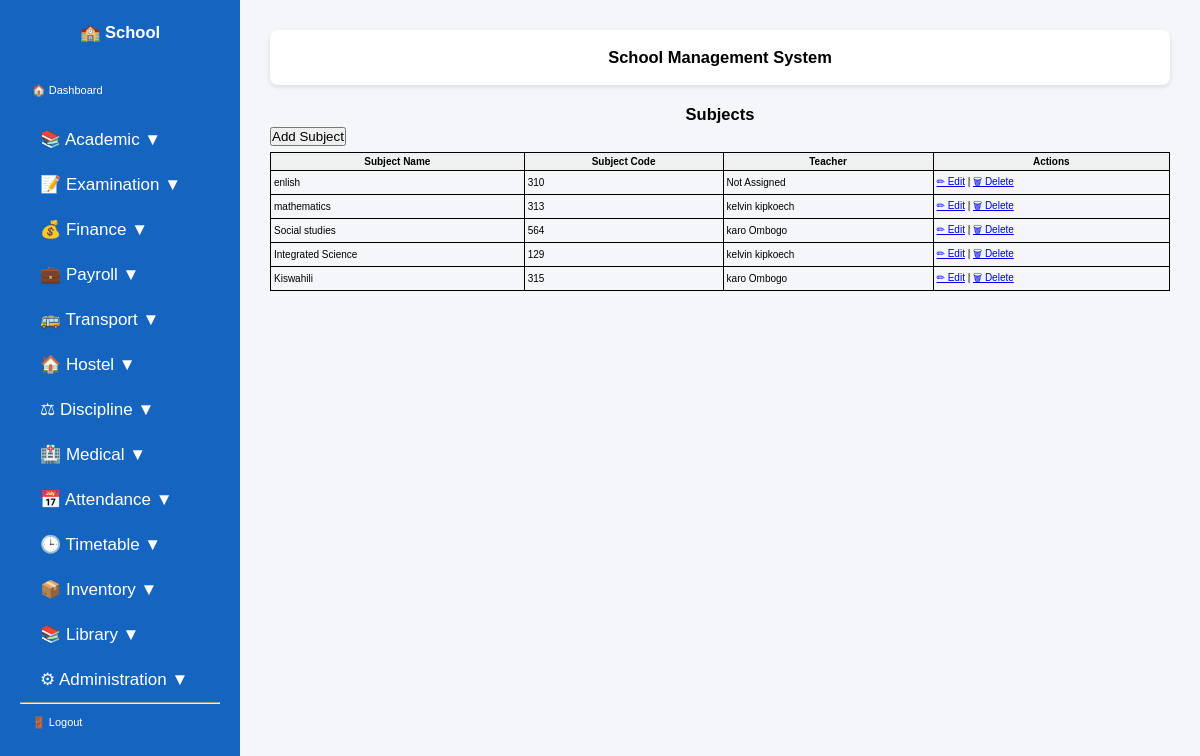
The app's page /subjects/ (signed in), older data.
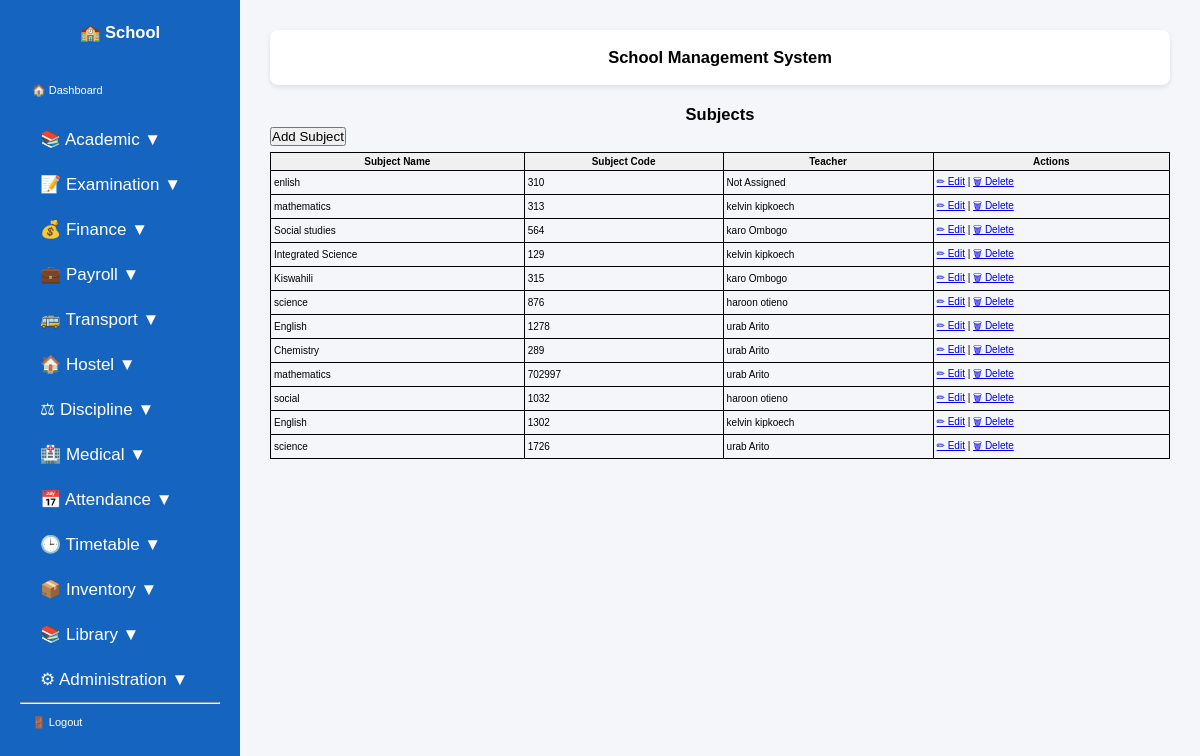
The same page, newer data.
### students/models.py (models this page shows, shortened)
class Subject(models.Model):
    name = models.CharField(max_length=100)
    code = models.CharField(max_length=20, unique=True)
    school_class = models.ForeignKey(
        SchoolClass,
        on_delete=models.CASCADE,
        related_name="subjects",
        null=True,
        blank=True,
    )
    teacher = models.ForeignKey(
        Teacher,
        on_delete=models.SET_NULL,
        null=True,
        blank=True,
        related_name="subjects",
    )

class Teacher(models.Model):
    user = models.OneToOneField(
        User,
        on_delete=models.CASCADE,
        null=True,
        blank=True,
        related_name="teacher_profile",
    )
    employee_number = models.CharField(max_length=20, unique=True)
    first_name = models.CharField(max_length=100)
    last_name = models.CharField(max_length=100)
    gender = models.CharField(max_length=10)
    phone = models.CharField(max_length=20)
    email = models.EmailField(blank=True)

### students/view_modules/academic.py (the view)
# urls.py: path("subjects/", views.subject_list, name="subject_list"),
@login_required
def subject_list(request):
    subjects = Subject.objects.all()
    return render(request, "students/subject_list.html", {
        "subjects": subjects
    })

### templates/students/subject_list.html
{% extends "base.html" %}
{% block content %}
<h2>Subjects</h2>
<p>
    <a href="{% url 'add_subject' %}">
        <button>Add Subject</button>
    </a>
</p>
<table border="1">
    <tr>
        <th>Subject Name</th>
        <th>Subject Code</th>
        <th>Teacher</th>
        <th>Actions</th>
    </tr>
    {% for subject in subjects %}
    <tr>
        <td>{{ subject.name }}</td>
        <td>{{ subject.code }}</td>
        <td>
            {% if subject.teacher %}
                {{ subject.teacher.first_name }} {{ subject.teacher.last_name }}
            {% else %}
                Not Assigned
            {% endif %}
        </td>
        <td>
            <a href="{% url 'edit_subject' subject.id %}">✏ Edit</a> |
            <a href="{% url 'delete_subject' subject.id %}">🗑 Delete</a>
        </td>
    </tr>
    {% empty %}
    <tr>
        <td colspan="4">No subjects available.</td>
    </tr>
    {% endfor %}
</table>
{% endblock %}

Row changes from the older to the newer data that the page shows:
added Subject: name "science", code "876", teacher.first_name "haroon", teacher.last_name "otieno"
added Subject: name "English", code "1278", teacher.first_name "urab", teacher.last_name "Arito"
added Subject: name "Chemistry", code "289", teacher.first_name "urab", teacher.last_name "Arito"
added Subject: name "mathematics", code "702997", teacher.first_name "urab", teacher.last_name "Arito"
added Subject: name "social", code "1032", teacher.first_name "haroon", teacher.last_name "otieno"
added Subject: name "English", code "1302", teacher.first_name "kelvin", teacher.last_name "kipkoech"
added Subject: name "science", code "1726", teacher.first_name "urab", teacher.last_name "Arito"
